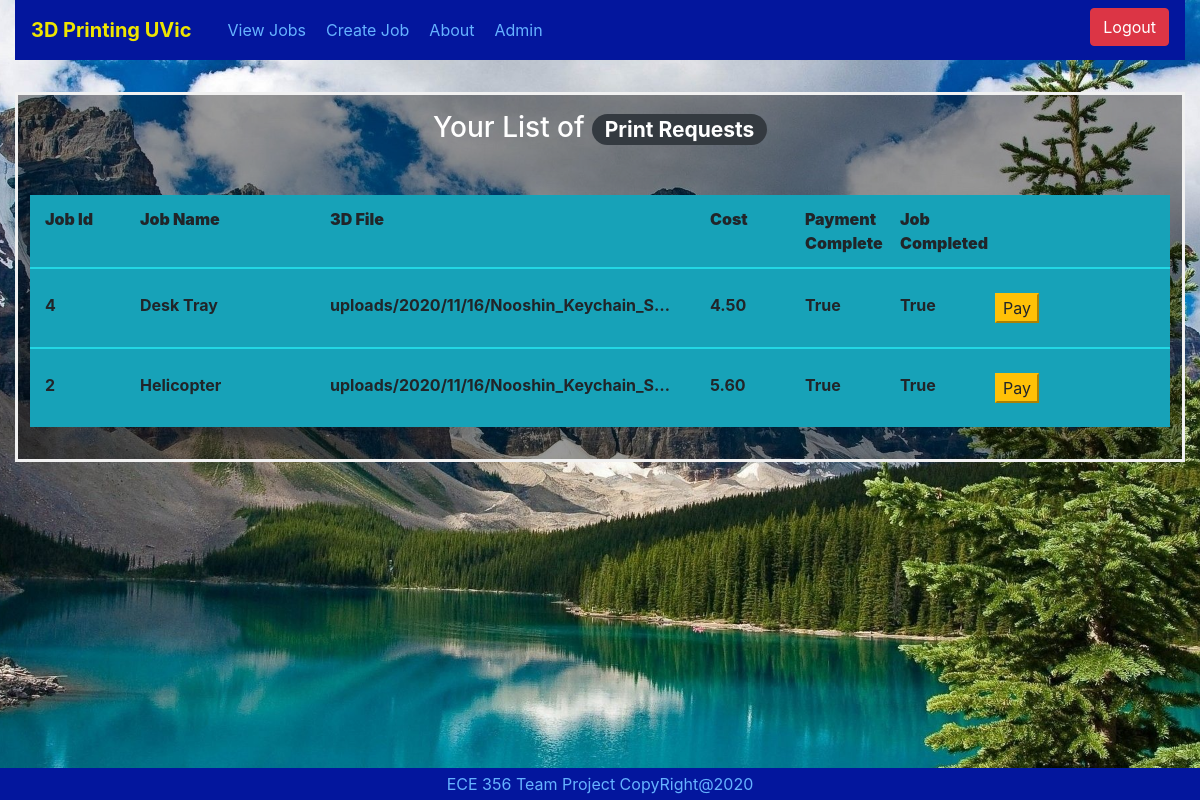
Screenshot of /jobs/view/ (signed in) with the database file from the repository.
### JobTracker/models.py (models this page shows, shortened)
class Job(models.Model):
    jobId            = models.AutoField(primary_key=True)
    user             = models.ForeignKey(CustomUser, verbose_name="User", on_delete=models.CASCADE)
    cost             = models.DecimalField(max_digits=6, decimal_places=2)
    dateRequested    = models.DateTimeField(auto_now=False, auto_now_add=True)
    jobCompleted     = models.BooleanField(default=False)
    paymentCompleted = models.BooleanField(default=False)
    projectTitle     = models.CharField(max_length=50, verbose_name="Project Title", default="")
    fileName         = models.FileField(upload_to='uploads/%Y/%m/%d/', max_length=100, verbose_name="STL File", validators=[validateFileExtension])
    jobDetails       = models.TextField(verbose_name="Job Details", default="", blank=True)
    class Meta:
        ordering = ["dateRequested"]
        db_table = 'Job'
        verbose_name = "Job List"

### JobTracker/views.py (the view)
# urls.py: path('view/', login_required(JobsListView.as_view()), name="view"),
class JobsListView(ListView):
    template_name = "viewjobs.html"
    context_object_name = "jobs"
    model = Job
    def get_queryset(self):
        user = list(CustomUser.objects.filter(username=self.request.user))[0]
        if user.isAdminUser:
            return  Job.objects.all().order_by('-dateRequested')
        else:
           return Job.objects.filter(user=self.request.user).order_by('-dateRequested')

### JobTracker/templates/viewjobs.html
{% extends "base.html" %}
{% load static %}
{% load crispy_forms_tags %}
{% block pageContent %}
    <div class="container mainheader">
        <div class="row" style="padding-bottom: 50px;">
           <h3 id="badge" style="color:white;">Your List of <span class="badge badge-pill badge-dark">Print Requests</span></h3>
        </div>
    </div>
    <div class="container" style="border-radius: 24px 24px 0px 0px">
        <div class="row bg-info" style="padding-bottom: 12px; padding-top: 12px;">
            <div class="col-md-1">
                <b>Job Id</b>
            </div>
            <div class="col-md-2">
                <b>Job Name</b>
            </div>
            <div class="col-md-4">
                <b>3D File</b>
            </div>
            <div class="col-md-1">
                <b>Cost</b>
            </div>
            <div class="col-md-1">
                <b>Payment Complete</b>
            </div>
            <div class="col-md-1">
                <b>Job Completed</b>
            </div>
        </div>
        {% for job in jobs %}
            <div class="row bg-info" style="padding-top: 24px; padding-bottom: 24px; border-top: 2px solid rgb(35, 215, 228);">
                <div class="col-md-1">
                    {{job.jobId}}
                </div>
                 <div class="col-md-2">
                    {{job.projectTitle}}
                </div>
                <div class="col-md-4" style="display: block; width: 100px; overflow: hidden; white-space: nowrap; text-overflow: ellipsis;">
                    {{job.fileName}}
                </div>
                <div class="col-md-1">
                    {{job.cost}}
                </div>
                <div class="col-md-1">
                    {{job.paymentCompleted}}
                </div>
                <div class="col-md-1">
                    {{job.jobCompleted}}
                </div>
                <div class="col-md-1">
                    {% if job.paymentCompleted  == False and job.cost > 0  %}
                        <button type="button" class="bnt btn-warning"  id="submitPaymentBtn" value={{job.jobId}}>Pay</button>
                    {% else %}
                        <button type="button" class="bnt btn-warning" value="-1" disabled id="submitPaymentBtn">Pay</button>
                    {% endif %}
                </div>
            </div>
        {% endfor %}
    </div>
{% endblock %}

### JobTracker/static/JobTracker/JobTracker.css (style rules this page uses)
.mainheader { padding-top:1rem; justify-content: center; text-align: center; }
.bodyContent { text-align: left; background-color: linear-gradient( rgb(35, 96, 228), rgb(35, 215, 228)); min-height: 700px; }
#badge { margin:auto; }

### rows the page displays
Job: jobId "4", projectTitle "Desk Tray", fileName "uploads/2020/11/16/Nooshin_Keychain_S…", cost "4.50", paymentCompleted "True", jobCompleted "True", shows "Pay"
Job: jobId "2", projectTitle "Helicopter", fileName "uploads/2020/11/16/Nooshin_Keychain_S…", cost "5.60", paymentCompleted "True", jobCompleted "True", shows "Pay"
